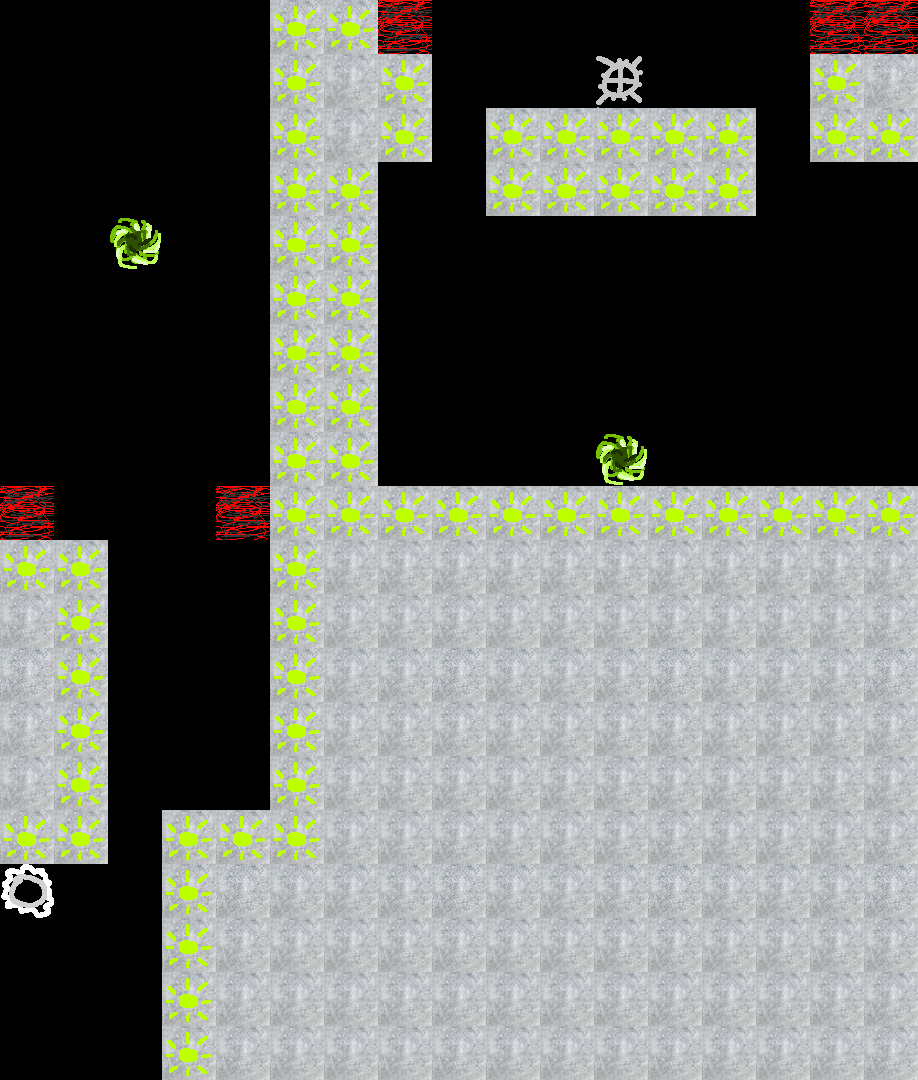

A 2D game scene composited from a Tiled map and its tileset images. What follows is a short description and the map's XML, with each tile layer's data collapsed to a summary:
An orthogonal 17x20 tile map with 54x54 px tiles, 2 tile layers (Tile Layer 1, Tile Layer 2).

<map version="1.9" tiledversion="1.9.2" orientation="orthogonal" renderorder="right-down" width="17" height="20" tilewidth="54" tileheight="54" infinite="0" nextlayerid="3" nextobjectid="1">
 <tileset firstgid="1" source="temp2.tsx" />
 <layer id="1" name="Tile Layer 1" width="17" height="20">
  <data>[340 cells, 197 non-empty, 5 distinct tile ids]</data>
 </layer>
 <layer id="2" name="Tile Layer 2" width="17" height="20">
  <data>[340 cells, 63 non-empty, 1 distinct tile ids]</data>
 </layer>
</map>
